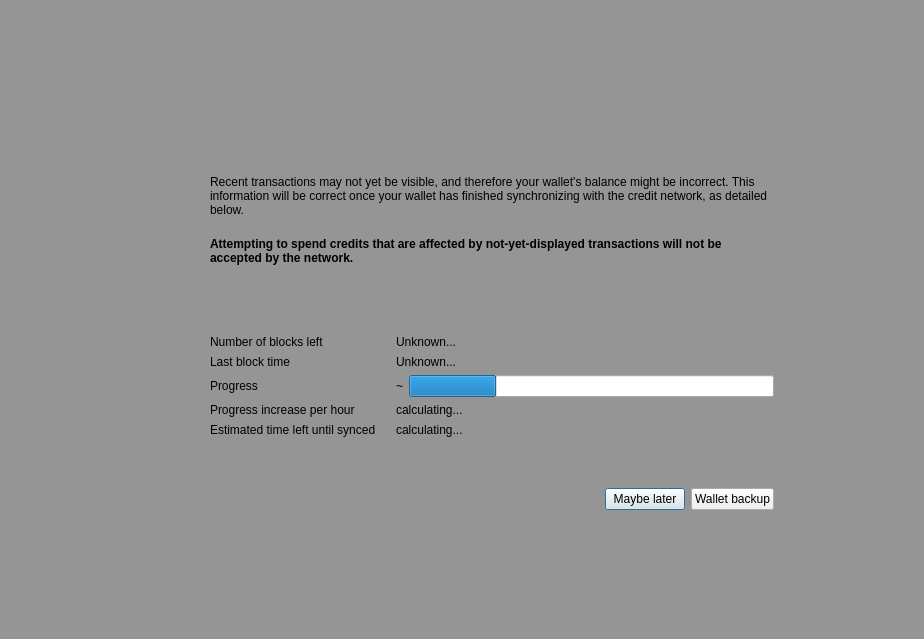
<?xml version="1.0" encoding="UTF-8"?>
<ui version="4.0">
 <class>ModalOverlay</class>
 <widget class="QWidget" name="ModalOverlay">
  <property name="geometry">
   <rect>
    <x>0</x>
    <y>0</y>
    <width>924</width>
    <height>639</height>
   </rect>
  </property>
  <property name="windowTitle">
   <string>Form</string>
  </property>
  <layout class="QVBoxLayout" name="verticalLayout" stretch="0">
   <property name="sizeConstraint">
    <enum>QLayout::SetDefaultConstraint</enum>
   </property>
   <property name="leftMargin">
    <number>0</number>
   </property>
   <property name="topMargin">
    <number>0</number>
   </property>
   <property name="rightMargin">
    <number>0</number>
   </property>
   <property name="bottomMargin">
    <number>0</number>
   </property>
   <item>
    <widget class="QWidget" name="bgWidget" native="true">
     <property name="styleSheet">
      <string notr="true">#bgWidget { background: rgba(0,0,0,96); }</string>
     </property>
     <layout class="QVBoxLayout" name="verticalLayoutMain" stretch="0">
      <property name="leftMargin">
       <number>120</number>
      </property>
      <property name="topMargin">
       <number>120</number>
      </property>
      <property name="rightMargin">
       <number>120</number>
      </property>
      <property name="bottomMargin">
       <number>120</number>
      </property>
      <item>
       <widget class="QWidget" name="contentWidget" native="true">
        <layout class="QVBoxLayout" name="verticalLayout_3" stretch="1,0">
         <property name="spacing">
          <number>0</number>
         </property>
         <property name="leftMargin">
          <number>0</number>
         </property>
         <property name="topMargin">
          <number>0</number>
         </property>
         <property name="rightMargin">
          <number>0</number>
         </property>
         <property name="bottomMargin">
          <number>0</number>
         </property>
         <item>
          <widget class="QStackedWidget" name="stackedWidget">
           <property name="currentIndex">
            <number>0</number>
           </property>
           <widget class="QWidget" name="page">
            <layout class="QVBoxLayout" name="verticalLayout_2">
             <property name="spacing">
              <number>0</number>
             </property>
             <property name="leftMargin">
              <number>30</number>
             </property>
             <property name="topMargin">
              <number>10</number>
             </property>
             <property name="rightMargin">
              <number>30</number>
             </property>
             <property name="bottomMargin">
              <number>10</number>
             </property>
             <item>
              <spacer name="verticalSpacer_3">
               <property name="orientation">
                <enum>Qt::Vertical</enum>
               </property>
               <property name="sizeType">
                <enum>QSizePolicy::Expanding</enum>
               </property>
               <property name="sizeHint" stdset="0">
                <size>
                 <width>20</width>
                 <height>40</height>
                </size>
               </property>
              </spacer>
             </item>
             <item>
              <layout class="QHBoxLayout" name="horizontalLayoutIconText" stretch="0,1">
               <property name="spacing">
                <number>20</number>
               </property>
               <property name="topMargin">
                <number>20</number>
               </property>
               <item>
                <layout class="QVBoxLayout" name="verticalLayoutIcon">
                 <item>
                  <widget class="QPushButton" name="warningIcon">
                   <property name="enabled">
                    <bool>false</bool>
                   </property>
                   <property name="text">
                    <string/>
                   </property>
                   <property name="iconSize">
                    <size>
                     <width>48</width>
                     <height>48</height>
                    </size>
                   </property>
                   <property name="flat">
                    <bool>true</bool>
                   </property>
                  </widget>
                 </item>
                 <item>
                  <spacer name="verticalSpacerWarningIcon">
                   <property name="orientation">
                    <enum>Qt::Vertical</enum>
                   </property>
                   <property name="sizeHint" stdset="0">
                    <size>
                     <width>20</width>
                     <height>40</height>
                    </size>
                   </property>
                  </spacer>
                 </item>
                </layout>
               </item>
               <item>
                <layout class="QVBoxLayout" name="verticalLayoutInfoText">
                 <property name="leftMargin">
                  <number>0</number>
                 </property>
                 <property name="topMargin">
                  <number>0</number>
                 </property>
                 <item>
                  <widget class="QLabel" name="infoText">
                   <property name="text">
                    <string>Recent transactions may not yet be visible, and therefore your wallet's balance might be incorrect. This information will be correct once your wallet has finished synchronizing with the credit network, as detailed below.</string>
                   </property>
                   <property name="textFormat">
                    <enum>Qt::RichText</enum>
                   </property>
                   <property name="wordWrap">
                    <bool>true</bool>
                   </property>
                  </widget>
                 </item>
                 <item>
                  <widget class="QLabel" name="infoTextStrong">
                   <property name="font">
                    <font>
                     <weight>75</weight>
                     <bold>true</bold>
                    </font>
                   </property>
                   <property name="text">
                    <string>Attempting to spend credits that are affected by not-yet-displayed transactions will not be accepted by the network.</string>
                   </property>
                   <property name="textFormat">
                    <enum>Qt::RichText</enum>
                   </property>
                   <property name="wordWrap">
                    <bool>true</bool>
                   </property>
                  </widget>
                 </item>
                 <item>
                  <spacer name="verticalSpacerInTextSpace">
                   <property name="orientation">
                    <enum>Qt::Vertical</enum>
                   </property>
                   <property name="sizeHint" stdset="0">
                    <size>
                     <width>20</width>
                     <height>40</height>
                    </size>
                   </property>
                  </spacer>
                 </item>
                 <item>
                  <layout class="QFormLayout" name="formLayout">
                   <property name="fieldGrowthPolicy">
                    <enum>QFormLayout::ExpandingFieldsGrow</enum>
                   </property>
                   <property name="horizontalSpacing">
                    <number>20</number>
                   </property>
                   <property name="verticalSpacing">
                    <number>6</number>
                   </property>
                   <property name="topMargin">
                    <number>10</number>
                   </property>
                   <item row="0" column="0">
                    <widget class="QLabel" name="labelNumberOfBlocksLeft">
                     <property name="font">
                      <font>
                       <weight>50</weight>
                       <bold>false</bold>
                      </font>
                     </property>
                     <property name="text">
                      <string>Number of blocks left</string>
                     </property>
                    </widget>
                   </item>
                   <item row="0" column="1">
                    <widget class="QLabel" name="numberOfBlocksLeft">
                     <property name="sizePolicy">
                      <sizepolicy hsizetype="Expanding" vsizetype="Preferred">
                       <horstretch>0</horstretch>
                       <verstretch>0</verstretch>
                      </sizepolicy>
                     </property>
                     <property name="text">
                      <string>Unknown...</string>
                     </property>
                    </widget>
                   </item>
                   <item row="1" column="0">
                    <widget class="QLabel" name="labelLastBlockTime">
                     <property name="font">
                      <font>
                       <weight>50</weight>
                       <bold>false</bold>
                      </font>
                     </property>
                     <property name="text">
                      <string>Last block time</string>
                     </property>
                    </widget>
                   </item>
                   <item row="1" column="1">
                    <widget class="QLabel" name="newestBlockDate">
                     <property name="sizePolicy">
                      <sizepolicy hsizetype="Expanding" vsizetype="Preferred">
                       <horstretch>0</horstretch>
                       <verstretch>0</verstretch>
                      </sizepolicy>
                     </property>
                     <property name="text">
                      <string>Unknown...</string>
                     </property>
                    </widget>
                   </item>
                   <item row="2" column="0">
                    <widget class="QLabel" name="labelSyncDone">
                     <property name="font">
                      <font>
                       <weight>50</weight>
                       <bold>false</bold>
                      </font>
                     </property>
                     <property name="text">
                      <string>Progress</string>
                     </property>
                    </widget>
                   </item>
                   <item row="2" column="1">
                    <layout class="QHBoxLayout" name="horizontalLayoutSync" stretch="0,1">
                     <property name="spacing">
                      <number>6</number>
                     </property>
                     <item>
                      <widget class="QLabel" name="percentageProgress">
                       <property name="text">
                        <string notr="true">~</string>
                       </property>
                      </widget>
                     </item>
                     <item>
                      <widget class="QProgressBar" name="progressBar">
                       <property name="value">
                        <number>24</number>
                       </property>
                       <property name="format">
                        <string/>
                       </property>
                      </widget>
                     </item>
                    </layout>
                   </item>
                   <item row="4" column="0">
                    <widget class="QLabel" name="labelProgressIncrease">
                     <property name="font">
                      <font>
                       <weight>50</weight>
                       <bold>false</bold>
                      </font>
                     </property>
                     <property name="text">
                      <string>Progress increase per hour</string>
                     </property>
                    </widget>
                   </item>
                   <item row="4" column="1">
                    <widget class="QLabel" name="progressIncreasePerH">
                     <property name="sizePolicy">
                      <sizepolicy hsizetype="Expanding" vsizetype="Preferred">
                       <horstretch>0</horstretch>
                       <verstretch>0</verstretch>
                      </sizepolicy>
                     </property>
                     <property name="text">
                      <string>calculating...</string>
                     </property>
                    </widget>
                   </item>
                   <item row="5" column="0">
                    <widget class="QLabel" name="labelEstimatedTimeLeft">
                     <property name="font">
                      <font>
                       <weight>50</weight>
                       <bold>false</bold>
                      </font>
                     </property>
                     <property name="text">
                      <string>Estimated time left until synced</string>
                     </property>
                    </widget>
                   </item>
                   <item row="5" column="1">
                    <widget class="QLabel" name="expectedTimeLeft">
                     <property name="sizePolicy">
                      <sizepolicy hsizetype="Expanding" vsizetype="Preferred">
                       <horstretch>0</horstretch>
                       <verstretch>0</verstretch>
                      </sizepolicy>
                     </property>
                     <property name="text">
                      <string>calculating...</string>
                     </property>
                    </widget>
                   </item>
                  </layout>
                 </item>
                </layout>
               </item>
              </layout>
             </item>
             <item>
              <spacer name="verticalSpacer_4">
               <property name="orientation">
                <enum>Qt::Vertical</enum>
               </property>
               <property name="sizeHint" stdset="0">
                <size>
                 <width>20</width>
                 <height>40</height>
                </size>
               </property>
              </spacer>
             </item>
            </layout>
           </widget>
           <widget class="QWidget" name="page_2">
            <layout class="QVBoxLayout" name="verticalLayout_4">
             <property name="spacing">
              <number>15</number>
             </property>
             <property name="leftMargin">
              <number>30</number>
             </property>
             <property name="topMargin">
              <number>0</number>
             </property>
             <property name="rightMargin">
              <number>30</number>
             </property>
             <property name="bottomMargin">
              <number>0</number>
             </property>
             <item>
              <spacer name="verticalSpacer_2">
               <property name="orientation">
                <enum>Qt::Vertical</enum>
               </property>
               <property name="sizeHint" stdset="0">
                <size>
                 <width>20</width>
                 <height>40</height>
                </size>
               </property>
              </spacer>
             </item>
             <item>
              <layout class="QGridLayout" name="gridLayout">
               <item row="0" column="1">
                <widget class="QLabel" name="labelNote">
                 <property name="layoutDirection">
                  <enum>Qt::LeftToRight</enum>
                 </property>
                 <property name="text">
                  <string>Wallet backup prompt</string>
                 </property>
                 <property name="alignment">
                  <set>Qt::AlignLeading|Qt::AlignLeft|Qt::AlignVCenter</set>
                 </property>
                </widget>
               </item>
               <item row="1" column="1">
                <widget class="QLabel" name="labelMessage">
                 <property name="text">
                  <string>Please backup your wallet as soon as possible.
Please make sure to keep an updated antivirus and operating system. We can not recover Your funds if you visit phishing site or lose your backup. Please make sure to keep backups of your private keys or files. We do not store your private keys on this wallet. And you as a user, are entirely responsible for your funds and your own security.</string>
                 </property>
                 <property name="alignment">
                  <set>Qt::AlignLeading|Qt::AlignLeft|Qt::AlignVCenter</set>
                 </property>
                 <property name="wordWrap">
                  <bool>true</bool>
                 </property>
                </widget>
               </item>
               <item row="0" column="0">
                <widget class="QPushButton" name="warningIconBackup">
                 <property name="enabled">
                  <bool>false</bool>
                 </property>
                 <property name="sizePolicy">
                  <sizepolicy hsizetype="Fixed" vsizetype="Fixed">
                   <horstretch>0</horstretch>
                   <verstretch>0</verstretch>
                  </sizepolicy>
                 </property>
                 <property name="minimumSize">
                  <size>
                   <width>30</width>
                   <height>30</height>
                  </size>
                 </property>
                 <property name="maximumSize">
                  <size>
                   <width>30</width>
                   <height>30</height>
                  </size>
                 </property>
                 <property name="text">
                  <string/>
                 </property>
                 <property name="iconSize">
                  <size>
                   <width>30</width>
                   <height>30</height>
                  </size>
                 </property>
                 <property name="flat">
                  <bool>true</bool>
                 </property>
                </widget>
               </item>
               <item row="1" column="0">
                <spacer name="horizontalSpacer_2">
                 <property name="orientation">
                  <enum>Qt::Horizontal</enum>
                 </property>
                 <property name="sizeType">
                  <enum>QSizePolicy::Fixed</enum>
                 </property>
                 <property name="sizeHint" stdset="0">
                  <size>
                   <width>30</width>
                   <height>20</height>
                  </size>
                 </property>
                </spacer>
               </item>
              </layout>
             </item>
             <item>
              <spacer name="verticalSpacer">
               <property name="orientation">
                <enum>Qt::Vertical</enum>
               </property>
               <property name="sizeType">
                <enum>QSizePolicy::Expanding</enum>
               </property>
               <property name="sizeHint" stdset="0">
                <size>
                 <width>20</width>
                 <height>40</height>
                </size>
               </property>
              </spacer>
             </item>
            </layout>
           </widget>
          </widget>
         </item>
         <item>
          <widget class="QWidget" name="buttonsContainerWhite" native="true">
           <layout class="QHBoxLayout" name="horizontalLayout">
            <property name="leftMargin">
             <number>30</number>
            </property>
            <property name="topMargin">
             <number>15</number>
            </property>
            <property name="rightMargin">
             <number>30</number>
            </property>
            <item>
             <spacer name="horizontalSpacer">
              <property name="orientation">
               <enum>Qt::Horizontal</enum>
              </property>
              <property name="sizeHint" stdset="0">
               <size>
                <width>40</width>
                <height>20</height>
               </size>
              </property>
             </spacer>
            </item>
            <item>
             <widget class="QPushButton" name="closeButton">
              <property name="focusPolicy">
               <enum>Qt::StrongFocus</enum>
              </property>
              <property name="text">
               <string>Maybe later</string>
              </property>
              <property name="shortcut">
               <string>Esc</string>
              </property>
              <property name="default">
               <bool>true</bool>
              </property>
             </widget>
            </item>
            <item>
             <widget class="QPushButton" name="walletBackupButton">
              <property name="text">
               <string>Wallet backup</string>
              </property>
             </widget>
            </item>
           </layout>
          </widget>
         </item>
        </layout>
       </widget>
      </item>
     </layout>
    </widget>
   </item>
  </layout>
 </widget>
 <resources/>
 <connections/>
</ui>
